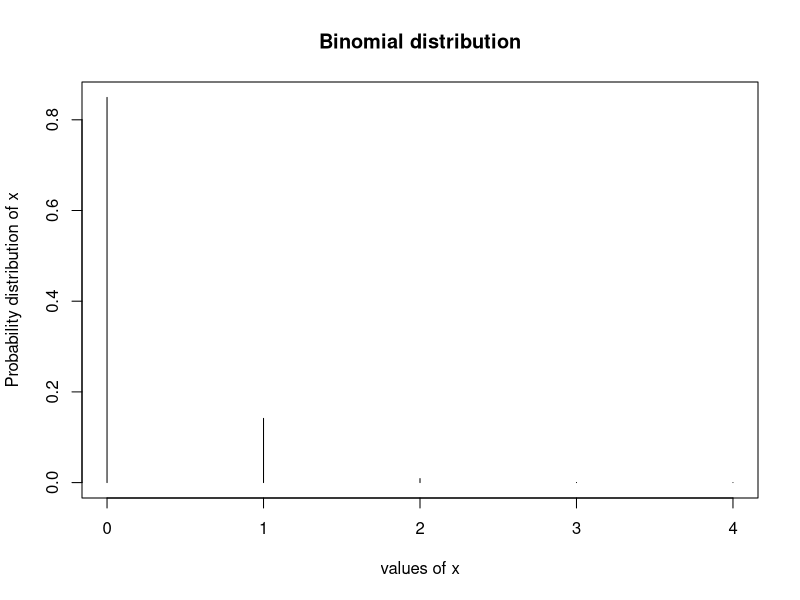

Reproduce this figure in R.
# define the no. of trials
n = 4

# define the probability of success
p = 0.04

# probability of getting exactly 2 success
dbinom(2, n, p)

# probability of getting atleast 2 success
sum(dbinom(2:4, n, p))

# probability of getting atmost 2 success
sum(dbinom(0:2, n, p))

# or it can be done in following method
pbinom(2, n, p)

x = 0:n
px = dbinom(x, n, p)
Ex = weighted.mean(x, px)

# plot the graph
plot(x,px,type="h",
    xlab="values of x",
    ylab="Probability distribution of x",
    main="Binomial distribution")
